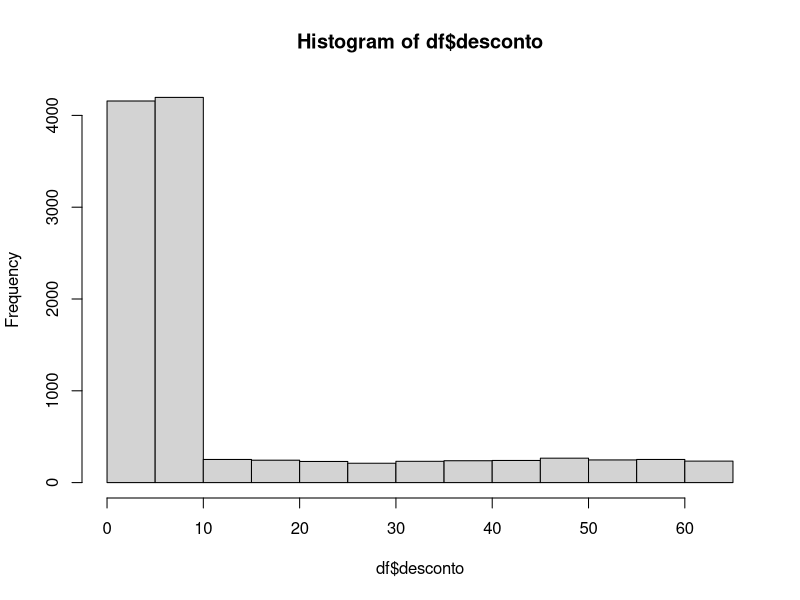
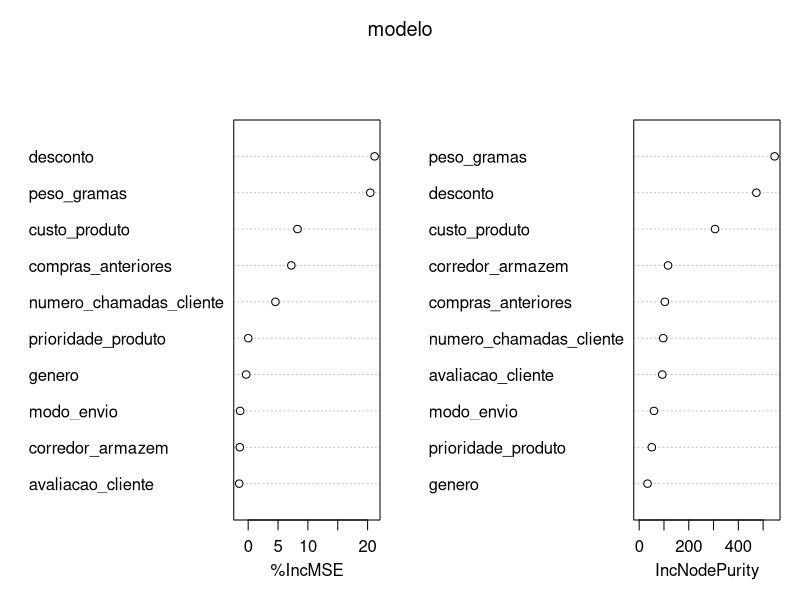
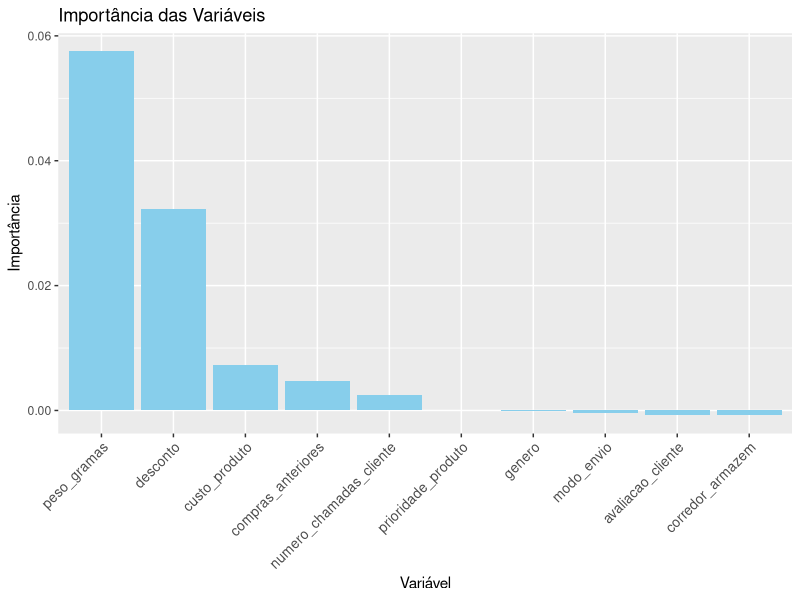
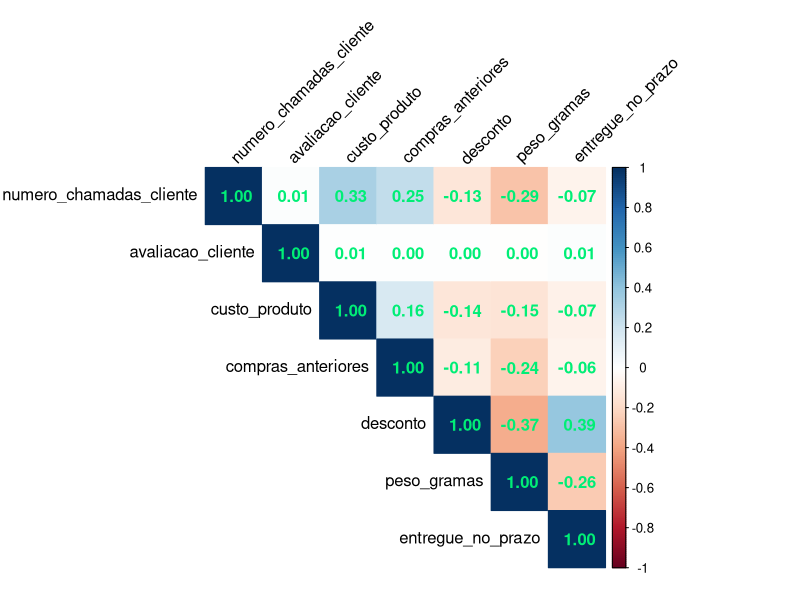
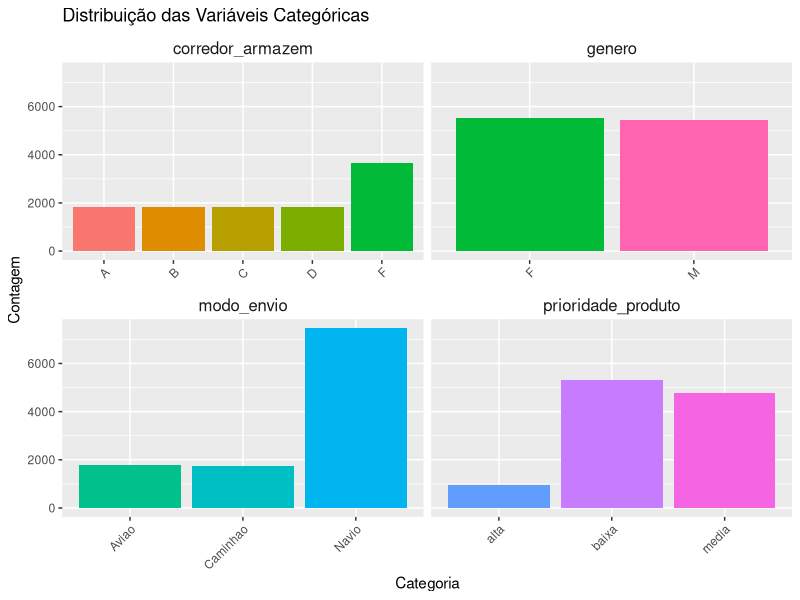

Generate these figures, in order, with R:
####  Big Data Real-Time Analytics com Python e Spark  ####

# Configurando o diretório de trabalho
setwd("~/Desktop/DataScience/CienciaDeDados/2.Big-Data-Real-Time-Analytics-com-Python-e-Spark/5.Engenharia_de_Atributos")
getwd()



## Importando Pacotes
library(readxl)         # carregar arquivos
library(dplyr)          # manipula dados
library(tidyr)          # manipula dados (funcao pivot_longer)
library(ggplot2)        # gera gráficos
library(patchwork)      # unir gráficos
library(corrplot)       # mapa de Correlação

library(randomForest)




#############################             Estudo de Caso             #############################


####  Engenharia de Atributos Para E-Commerce Analytics



### Objetivo:

# - Este Estudo de Caso é uma continuação do trabalho iniciado no capítulo anterior.

# - Agora aplicaremos Engenharia de Atributos.O objetivo é analisar os dados por diferentes perspectivas e criar novas variáveis que ajudem a compreender o 
#   comportamento da variável alvo, em nosso caso se um produto será enviado com atraso ou não.

# - Todo  o  Estudo  de  Caso  é  no  contexto  de  um  problema  de  negócio  em  E-Commerce Analytics.


  
### Definição do Problema

# - Uma empresa internacional de comércio eletrônico (E-commerce) que vende produtos eletrônicos deseja descobrir informações importantes de seu banco de dados
#   de clientes.

# - Os produtos ficam armazenados em um armazém na sede da empresa. Após concluir a compra no web site da empresa, o cliente recebe o produto em casa, em qualquer 
#   parte do mundo. Os produtos são enviados de Navio, Avião ou Caminhão, dependendo da região de entrega.

# - Em cada compra o cliente pode receber um desconto dependendo do peso do produto comprado. Cada cliente pode fazer chamadas ao suporte da empresa no caso de 
#   dúvidas ou problemas e após receber o produto o cliente pode deixar uma avaliação sobre a experiência de compra. O único dado pessoal sobre o cliente que está
#   disponível é o gênero.

# - Nosso trabalho neste Estudo de Caso é explorar os dados, compreender como estão organizados, detectar eventuais problemas e analisar os dados por diferentes
#   perspectivas.

# Trabalharemos com dados fictícios que representam dados reais de uma empresa de E-Commerce. Os dados estão disponíveis na pasta "dados".




#### Carregando os Dados
df <- data.frame(read.csv2("dados/dataset.csv", sep = ","))
head(df)

## Realizando Análise Inicial (Sumário Estatístico, Veriricação de Valores NA, '' e especiais)

analise_inicial <- function(dataframe_recebido) {  # para encotrar linhas com caracter especial, vá para o fim do script
  # Sumário
  cat("\n\n####  DIMENSÕES  ####\n\n")
  print(dim(dataframe_recebido))
  cat("\n\n\n####  INFO  ####\n\n")
  print(str(dataframe_recebido))
  cat("\n\n\n####  SUMÁRIO  ####\n\n")
  print(summary(dataframe_recebido))
  cat("\n\n\n####  VERIFICANDO QTD DE LINHAS DUPLICADAS  ####\n\n")
  print(sum(duplicated(dataframe_recebido)))
  cat("\n\n\n####  VERIFICANDO VALORES NA  ####\n\n")
  valores_na <- colSums(is.na(dataframe_recebido))
  if(any(valores_na > 0)) {
    cat("\n-> Colunas com valores NA:\n\n")
    print(valores_na[valores_na > 0])
  } else {
    cat("\n-> Não foram encontrados valores NA.\n")
  }
  cat("\n\n\n####  VERIFICANDO VALORES VAZIOS ''  ####\n\n")
  valores_vazios <- sapply(dataframe_recebido, function(x) sum(x == ""))
  if(any(valores_vazios > 0)) {
    cat("\n-> Colunas com valores vazios \"\":\n\n")
    print(valores_vazios[valores_vazios > 0])
  } else {
    cat("\n-> Não foram encontrados valores vazios \"\".\n")
  }
  cat("\n\n\n####  VERIFICANDO VALORES COM CARACTERES ESPECIAIS  ####\n\n")
  caracteres_especiais <- sapply(dataframe_recebido, function(x) {
    sum(sapply(x, function(y) {
      if(is.character(y) && length(y) == 1) {
        any(charToRaw(y) > 0x7E | charToRaw(y) < 0x20)
      } else {
        FALSE
      }
    }))
  })
  if(any(caracteres_especiais > 0)) {
    cat("\n-> Colunas com caracteres especiais:\n\n")
    print(caracteres_especiais[caracteres_especiais > 0])
  } else {
    cat("\n-> Não foram encontrados caracteres especiais.\n")
  }
}

analise_inicial(df)


## Modificando todas as variáveis do tipo chr para factor
df <- dplyr::mutate_if(df, is.character, as.factor)
str(df)


## Dividindo o Dataframe em Variáveis Categoricas, Variáveis Numéricas e Variável Alvo
names(df)

# Dataframe somente com as variáveis categóricas
df_categoricas <- df %>% 
  select(where(is.factor))

# Dataframe somente com as variáveis numéricas
df_numericas <- df %>% 
  select(where(is.numeric)) %>% 
  select(-ID, -entregue_no_prazo)

# Dataframe somente com a variável alvo/target "entregue_no_prazo"
df_target <- df %>%
  select(entregue_no_prazo) %>% 
  mutate(entregue_no_prazo = factor(entregue_no_prazo))




##################################    Limpeza De Dados    ################################## 


#### Tratamento de Valores ausentes

##  -> Atenção: Valor ausente significa ausência de informação e não ausência de dado!
# - O tratamento pode ser feito antes, durante ou depois da Análise Exploratória, mas idealmente deve ser feito antes da Engenharia de Atributos.
#   Mas fique atento: a Engenharia de Atributos e o Pré-Processamento podem gerar valores ausentes, o que precisa ser tratado.

analise_inicial(df)

colSums(is.na(df))

# -> Não foi constatado dados ausentes.





#### Tratamento de Valores Duplicados

##  -> Atenção: Valores duplicados significam duplicidade dos dados em toda a linha (todo o registro).
# - O tratamento pode ser feito antes, durante ou depois da Análise Exploratória, mas idealmente deve ser feito antes da Engenharia de Atributos.

sum(duplicated(df))





#### Tratamento de Valores Outliers


## Tratando Uma Variável Específica "desconto" (depois tratamos todas de uma vez)

# Verificando Média e Desvio Padrão
df_desconto <- df %>% 
  select(desconto) %>% 
  summarise(Media = mean(desconto),
            Desvio_Padrao = sd(desconto))
df_desconto

# Histograma
hist(df$desconto)

# Calcula os limites superior e inferior
# (Um valor outlier é aquele que está abaixo do limite inferior ou acima do limite superior)

limite_superior = df_desconto$Media + 3 * df_desconto$Desvio_Padrao
cat("Limite superior:", limite_superior)
limite_inferior = df_desconto$Media - 3 * df_desconto$Desvio_Padrao
cat("Limite inferior:", limite_inferior)

# Filtra o dataframe removendo os registros com outliers na coluna desconto
dim(df)
df <- df %>%
  filter(desconto > limite_inferior & desconto < limite_superior)
dim(df)


## Tratando Todas as Variáveis Numéricas (exceto desconto)

# Nomes das colunas numéricas de interesse
nums2 <- c("numero_chamadas_cliente", 
           "avaliacao_cliente", 
           "compras_anteriores", 
           "custo_produto", 
           "peso_gramas")

# Calculando z-scores e removendo outliers
df_filtrado <- df %>%
  # Calcula o z-score para cada coluna numérica
  mutate(across(all_of(nums2), list(z = ~ (.-mean(.))/sd(.)), .names = "{.col}_zscore")) %>%         # " across(where(is.numeric) " - (todas var numéricas)
  # Filtra linhas removendo outliers (qualquer z-score fora de [-3, 3])
  filter(if_all(ends_with("zscore"), ~ abs(.) < 3)) %>%
  # Remove as colunas de z-score adicionadas anteriormente
  select(-ends_with("zscore"))

# Comparando as dimensões antes e depois do filtro
cat("Dimensões do DataFrame antes do filtro: ", dim(df), "\n")
cat("Dimensões do DataFrame após filtrar outliers: ", dim(df_filtrado), "\n")

df <- df_filtrado

rm(limite_inferior, limite_superior, nums2, df_filtrado)





#### Feature Selection

##  -> Atenção: Aqui tomamos as decisões sobre quais variáveis serão usadas na Engenharia de Atributos.


# Removendo variável ID
df_sem_ID <- df[, !names(df) %in% c("ID")]


## Utilizando modelo randomForest para o método de Feature Selection

modelo <- randomForest(entregue_no_prazo ~ ., 
                       data = df_sem_ID, 
                       ntree = 100, nodesize = 10, importance = T)

# Visualizando por números
print(modelo$importance)

# Visualizando por Gráficos
varImpPlot(modelo)

importancia_ordenada <- modelo$importance[order(-modelo$importance[, 1]), , drop = FALSE] 
df_importancia <- data.frame(
  Variavel = rownames(importancia_ordenada),
  Importancia = importancia_ordenada[, 1]
)
ggplot(df_importancia, aes(x = reorder(Variavel, -Importancia), y = Importancia)) +
  geom_bar(stat = "identity", fill = "skyblue") +
  labs(title = "Importância das Variáveis", x = "Variável", y = "Importância") +
  theme(axis.text.x = element_text(angle = 45, hjust = 1, vjust = 1, size = 10))

rm(modelo, importancia_ordenada, df_importancia, df_sem_ID)


# -> Com base nos gráficos seriam eliminadasas variáveis modo_envio, genero, prioridade_produto e avaliacao_cliente


### Aplicando Feature Selection separadamente nas Variáveis NUméricas (correlação) e Variáveis Categóricas (gráficos)


## Variáveis Numéricas (correlação)
df_cor <- df %>% 
  select(-ID, -corredor_armazem, -modo_envio, -prioridade_produto, -genero)

corrplot(cor(df_cor),
         method = "color",
         type = "upper",
         addCoef.col = 'springgreen2',
         tl.col = "black",
         tl.srt = 45)
rm(df_cor)

# -> Com base no critério de de que as variáveis que ultrapassaram o limite (+/- 0,05) na correlação com varíavel alvo/target (entregue_no_prazo) serão
#    escolhidos para serem processados na Engenharia de Atributos, nesse caso foram as escolhidas as variáveis:
#    numero_chamadas_cliente, custo_produto, compras_anteriores, desconto e peso_gramas


## Variáveis Categóricas (gráficos de barras)

# Gerando Gráficos
df_long <- df_categoricas %>%
  pivot_longer(cols = everything(), names_to = "Variavel", values_to = "Categoria")

ggplot(df_long, aes(x = Categoria, fill = Categoria)) +
  geom_bar() +
  facet_wrap(~ Variavel, scales = "free_x", nrow = 2) +
  labs(title = "Distribuição das Variáveis Categóricas") +
  theme(axis.text.x = element_text(angle = 45, hjust = 1, vjust = 1),
        legend.position = "none",
        strip.background = element_blank(),
        strip.text.x = element_text(size = 12)) +
  xlab("Categoria") +
  ylab("Contagem") +
  guides(fill=guide_legend(title="Categoria")) # Adiciona a legenda de volta, se necessário

rm(df_long)

# -> Com base nos gráficos percebe-se que a variável genêro está praticamente balancedada, desta forma ela não impactaria no resultado final.


# -> Para ficar igual ao curso seriam ELIMINADAS as variáveis "avaliacao_cliente" e "genero"





### Obs: Como as tarefas a seguir são complexas, demonstraremos apenas como algumas colunas. Fique à vontade para refazer a Engenharia de Atributos 
###      usando todas as colunas selecionadas conforme regras definidas acima.





#### Feature Extraction (criando novas variáveis)

## -> ATENÇÃO: Aqui fazemos a extração de novas variáveis a partir da informação contida em outras variáveis.


# Criando uma cópia
df_eng <- df %>% select(-ID)
str(df_eng)
names(df_eng)


## Utilizando variável prioridade_produto

# Performance de Envio do Produto Por Prioridade do Produto

# -> Todo atraso no envio dos produtos é igual, ou seja, tem a mesma proporção? A prioridade de envio dos produtos gera mais ou menos atrasos?
# -> Criaremos uma nova variável que representa a performance do envio do produto com base na seguinte regra de negócio (levels):
  
# Se a prioridade do produto era alta e houve atraso no envio, o atraso é crítico.
# Se a prioridade do produto era média e houve atraso no envio, o atraso é problemático.
# Se a prioridade do produto era baixa e houve atraso no envio, o atraso é tolerável.
# Outra opção significa que o envio foi feito no prazo e não apresenta problema.


# Criando nova coluna "performance_prioridade_envio" e preenchendo com valores NA
df_eng$performance_prioridade_envio <- NA

# Alimentando nova coluna
df_eng$performance_prioridade_envio <- ifelse(
  df_eng$prioridade_produto == 'alta' & df_eng$entregue_no_prazo == 0, "Atraso Crítico",
  ifelse(
    df_eng$prioridade_produto == 'media' & df_eng$entregue_no_prazo == 0, "Atraso Problemático",
    ifelse(
      df_eng$prioridade_produto == 'baixa' & df_eng$entregue_no_prazo == 0, "Atraso Tolerável",
      "Não Houve Atraso"
    )
  )
)
df_eng$performance_prioridade_envio <- as.factor(df_eng$performance_prioridade_envio)

# Visualizando
summary(df_eng$performance_prioridade_envio)


## Realizando Análise na nova variável performance_prioridade_envio

df_report1 <- df_eng %>% 
  group_by(performance_prioridade_envio, entregue_no_prazo) %>% 
  summarise(count = n(), .groups = "drop") %>% 
  as.data.frame()

df_report1
